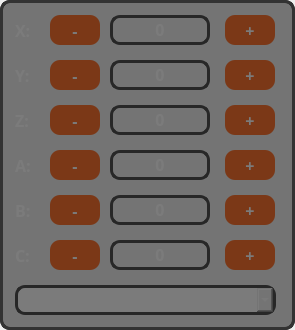
    <widget class="QFrame" name="frm_axis_control">
     <property name="geometry">
      <rect>
       <x>5</x>
       <y>405</y>
       <width>295</width>
       <height>330</height>
      </rect>
     </property>
     <property name="sizePolicy">
      <sizepolicy hsizetype="Preferred" vsizetype="Preferred">
       <horstretch>0</horstretch>
       <verstretch>0</verstretch>
      </sizepolicy>
     </property>
     <property name="styleSheet">
      <string notr="true">border-radius: 10px;
border: 3px solid #333333;</string>
     </property>
     <property name="frameShape">
      <enum>QFrame::NoFrame</enum>
     </property>
     <widget class="QPushButton" name="btn_x_plus">
      <property name="geometry">
       <rect>
        <x>225</x>
        <y>15</y>
        <width>50</width>
        <height>30</height>
       </rect>
      </property>
      <property name="sizePolicy">
       <sizepolicy hsizetype="Fixed" vsizetype="Fixed">
        <horstretch>0</horstretch>
        <verstretch>0</verstretch>
       </sizepolicy>
      </property>
      <property name="font">
       <font>
        <family>JetBrains Mono</family>
        <pointsize>12</pointsize>
        <weight>75</weight>
        <bold>true</bold>
       </font>
      </property>
      <property name="styleSheet">
       <string notr="true">QPushButton {
	background-color: #FE5C0D;
	color: #FFFFFF;
	padding: 5px;
	border-radius: 10px;
	border: none;
}
QPushButton:hover{
	background-color: rgb(254, 81, 13);
    border: 2px solid rgb(254, 174, 13);
}</string>
      </property>
      <property name="text">
       <string>+</string>
      </property>
     </widget>
     <widget class="QLabel" name="lbl_a">
      <property name="geometry">
       <rect>
        <x>15</x>
        <y>155</y>
        <width>31</width>
        <height>20</height>
       </rect>
      </property>
      <property name="font">
       <font>
        <family>JetBrains Mono</family>
        <pointsize>12</pointsize>
        <weight>75</weight>
        <bold>true</bold>
       </font>
      </property>
      <property name="styleSheet">
       <string notr="true">border: none;
color: #fff;
</string>
      </property>
      <property name="text">
       <string>A:</string>
      </property>
     </widget>
     <widget class="QPushButton" name="btn_z_minus">
      <property name="geometry">
       <rect>
        <x>50</x>
        <y>105</y>
        <width>50</width>
        <height>30</height>
       </rect>
      </property>
      <property name="sizePolicy">
       <sizepolicy hsizetype="Fixed" vsizetype="Fixed">
        <horstretch>0</horstretch>
        <verstretch>0</verstretch>
       </sizepolicy>
      </property>
      <property name="font">
       <font>
        <family>JetBrains Mono</family>
        <pointsize>12</pointsize>
        <weight>75</weight>
        <bold>true</bold>
       </font>
      </property>
      <property name="styleSheet">
       <string notr="true">QPushButton {
	background-color: #FE5C0D;
	color: #FFFFFF;
	padding: 5px;
	border-radius: 10px;
	border: none;
}
QPushButton:hover{
	background-color: rgb(254, 81, 13);
    border: 2px solid rgb(254, 174, 13);
}</string>
      </property>
      <property name="text">
       <string>-</string>
      </property>
     </widget>
     <widget class="QPushButton" name="btn_z_plus">
      <property name="geometry">
       <rect>
        <x>225</x>
        <y>105</y>
        <width>50</width>
        <height>30</height>
       </rect>
      </property>
      <property name="sizePolicy">
       <sizepolicy hsizetype="Fixed" vsizetype="Fixed">
        <horstretch>0</horstretch>
        <verstretch>0</verstretch>
       </sizepolicy>
      </property>
      <property name="font">
       <font>
        <family>JetBrains Mono</family>
        <pointsize>12</pointsize>
        <weight>75</weight>
        <bold>true</bold>
       </font>
      </property>
      <property name="styleSheet">
       <string notr="true">QPushButton {
	background-color: #FE5C0D;
	color: #FFFFFF;
	padding: 5px;
	border-radius: 10px;
	border: none;
}
QPushButton:hover{
	background-color: rgb(254, 81, 13);
    border: 2px solid rgb(254, 174, 13);
}</string>
      </property>
      <property name="text">
       <string>+</string>
      </property>
     </widget>
     <widget class="QLabel" name="lbl_c">
      <property name="geometry">
       <rect>
        <x>15</x>
        <y>245</y>
        <width>31</width>
        <height>20</height>
       </rect>
      </property>
      <property name="font">
       <font>
        <family>JetBrains Mono</family>
        <pointsize>12</pointsize>
        <weight>75</weight>
        <bold>true</bold>
       </font>
      </property>
      <property name="styleSheet">
       <string notr="true">border: none;
color: #fff;
</string>
      </property>
      <property name="text">
       <string>C:</string>
      </property>
     </widget>
     <widget class="QLabel" name="lbl_b">
      <property name="geometry">
       <rect>
        <x>15</x>
        <y>200</y>
        <width>31</width>
        <height>20</height>
       </rect>
      </property>
      <property name="font">
       <font>
        <family>JetBrains Mono</family>
        <pointsize>12</pointsize>
        <weight>75</weight>
        <bold>true</bold>
       </font>
      </property>
      <property name="styleSheet">
       <string notr="true">border: none;
color: #fff;
</string>
      </property>
      <property name="text">
       <string>B:</string>
      </property>
     </widget>
     <widget class="QComboBox" name="combo_axis_mode">
      <property name="geometry">
       <rect>
        <x>15</x>
        <y>285</y>
        <width>261</width>
        <height>30</height>
       </rect>
      </property>
      <property name="font">
       <font>
        <family>JetBrains Mono</family>
        <pointsize>12</pointsize>
        <weight>75</weight>
        <bold>true</bold>
       </font>
      </property>
      <property name="toolTip">
       <string/>
      </property>
      <property name="styleSheet">
       <string notr="true">border: 3px solid #333333;
color: #fff;</string>
      </property>
      <item>
       <property name="text">
        <string>Continuous</string>
       </property>
      </item>
      <item>
       <property name="text">
        <string>0.1000</string>
       </property>
      </item>
      <item>
       <property name="text">
        <string>0.0100</string>
       </property>
      </item>
      <item>
       <property name="text">
        <string>0.0010</string>
       </property>
      </item>
      <item>
       <property name="text">
        <string>0.0001</string>
       </property>
      </item>
     </widget>
     <widget class="QPushButton" name="btn_y_minus">
      <property name="geometry">
       <rect>
        <x>50</x>
        <y>60</y>
        <width>50</width>
        <height>30</height>
       </rect>
      </property>
      <property name="sizePolicy">
       <sizepolicy hsizetype="Fixed" vsizetype="Fixed">
        <horstretch>0</horstretch>
        <verstretch>0</verstretch>
       </sizepolicy>
      </property>
      <property name="font">
       <font>
        <family>JetBrains Mono</family>
        <pointsize>12</pointsize>
        <weight>75</weight>
        <bold>true</bold>
       </font>
      </property>
      <property name="styleSheet">
       <string notr="true">QPushButton {
	background-color: #FE5C0D;
	color: #FFFFFF;
	padding: 5px;
	border-radius: 10px;
	border: none;
}
QPushButton:hover{
	background-color: rgb(254, 81, 13);
    border: 2px solid rgb(254, 174, 13);
}</string>
      </property>
      <property name="text">
       <string>-</string>
      </property>
     </widget>
     <widget class="QLabel" name="lbl_x">
      <property name="geometry">
       <rect>
        <x>15</x>
        <y>20</y>
        <width>31</width>
        <height>20</height>
       </rect>
      </property>
      <property name="font">
       <font>
        <family>JetBrains Mono</family>
        <pointsize>12</pointsize>
        <weight>75</weight>
        <bold>true</bold>
       </font>
      </property>
      <property name="styleSheet">
       <string notr="true">border: none;
color: #fff;
</string>
      </property>
      <property name="text">
       <string>X:</string>
      </property>
     </widget>
     <widget class="QPushButton" name="btn_x_minus">
      <property name="geometry">
       <rect>
        <x>50</x>
        <y>15</y>
        <width>50</width>
        <height>30</height>
       </rect>
      </property>
      <property name="sizePolicy">
       <sizepolicy hsizetype="Fixed" vsizetype="Fixed">
        <horstretch>0</horstretch>
        <verstretch>0</verstretch>
       </sizepolicy>
      </property>
      <property name="font">
       <font>
        <family>JetBrains Mono</family>
        <pointsize>12</pointsize>
        <weight>75</weight>
        <bold>true</bold>
       </font>
      </property>
      <property name="styleSheet">
       <string notr="true">QPushButton {
	background-color: #FE5C0D;
	color: #FFFFFF;
	padding: 5px;
	border-radius: 10px;
	border: none;
}
QPushButton:hover{
	background-color: rgb(254, 81, 13);
    border: 2px solid rgb(254, 174, 13);
}</string>
      </property>
      <property name="text">
       <string>-</string>
      </property>
     </widget>
     <widget class="QPushButton" name="btn_a_minus">
      <property name="geometry">
       <rect>
        <x>50</x>
        <y>150</y>
        <width>50</width>
        <height>30</height>
       </rect>
      </property>
      <property name="sizePolicy">
       <sizepolicy hsizetype="Fixed" vsizetype="Fixed">
        <horstretch>0</horstretch>
        <verstretch>0</verstretch>
       </sizepolicy>
      </property>
      <property name="font">
       <font>
        <family>JetBrains Mono</family>
        <pointsize>12</pointsize>
        <weight>75</weight>
        <bold>true</bold>
       </font>
      </property>
      <property name="styleSheet">
       <string notr="true">QPushButton {
	background-color: #FE5C0D;
	color: #FFFFFF;
	padding: 5px;
	border-radius: 10px;
	border: none;
}
QPushButton:hover{
	background-color: rgb(254, 81, 13);
    border: 2px solid rgb(254, 174, 13);
}</string>
      </property>
      <property name="text">
       <string>-</string>
      </property>
     </widget>
     <widget class="QPushButton" name="btn_b_minus">
      <property name="geometry">
       <rect>
        <x>50</x>
        <y>195</y>
        <width>50</width>
        <height>30</height>
       </rect>
      </property>
      <property name="sizePolicy">
       <sizepolicy hsizetype="Fixed" vsizetype="Fixed">
        <horstretch>0</horstretch>
        <verstretch>0</verstretch>
       </sizepolicy>
      </property>
      <property name="font">
       <font>
        <family>JetBrains Mono</family>
        <pointsize>12</pointsize>
        <weight>75</weight>
        <bold>true</bold>
       </font>
      </property>
      <property name="styleSheet">
       <string notr="true">QPushButton {
	background-color: #FE5C0D;
	color: #FFFFFF;
	padding: 5px;
	border-radius: 10px;
	border: none;
}
QPushButton:hover{
	background-color: rgb(254, 81, 13);
    border: 2px solid rgb(254, 174, 13);
}</string>
      </property>
      <property name="text">
       <string>-</string>
      </property>
     </widget>
     <widget class="QPushButton" name="btn_y_plus">
      <property name="geometry">
       <rect>
        <x>225</x>
        <y>60</y>
        <width>50</width>
        <height>30</height>
       </rect>
      </property>
      <property name="sizePolicy">
       <sizepolicy hsizetype="Fixed" vsizetype="Fixed">
        <horstretch>0</horstretch>
        <verstretch>0</verstretch>
       </sizepolicy>
      </property>
      <property name="font">
       <font>
        <family>JetBrains Mono</family>
        <pointsize>12</pointsize>
        <weight>75</weight>
        <bold>true</bold>
       </font>
      </property>
      <property name="styleSheet">
       <string notr="true">QPushButton {
	background-color: #FE5C0D;
	color: #FFFFFF;
	padding: 5px;
	border-radius: 10px;
	border: none;
}
QPushButton:hover{
	background-color: rgb(254, 81, 13);
    border: 2px solid rgb(254, 174, 13);
}</string>
      </property>
      <property name="text">
       <string>+</string>
      </property>
     </widget>
     <widget class="QPushButton" name="btn_c_minus">
      <property name="geometry">
       <rect>
        <x>50</x>
        <y>240</y>
        <width>50</width>
        <height>30</height>
       </rect>
      </property>
      <property name="sizePolicy">
       <sizepolicy hsizetype="Fixed" vsizetype="Fixed">
        <horstretch>0</horstretch>
        <verstretch>0</verstretch>
       </sizepolicy>
      </property>
      <property name="font">
       <font>
        <family>JetBrains Mono</family>
        <pointsize>12</pointsize>
        <weight>75</weight>
        <bold>true</bold>
       </font>
      </property>
      <property name="styleSheet">
       <string notr="true">QPushButton {
	background-color: #FE5C0D;
	color: #FFFFFF;
	padding: 5px;
	border-radius: 10px;
	border: none;
}
QPushButton:hover{
	background-color: rgb(254, 81, 13);
    border: 2px solid rgb(254, 174, 13);
}</string>
      </property>
      <property name="text">
       <string>-</string>
      </property>
     </widget>
     <widget class="QLabel" name="lbl_z">
      <property name="geometry">
       <rect>
        <x>15</x>
        <y>110</y>
        <width>31</width>
        <height>20</height>
       </rect>
      </property>
      <property name="font">
       <font>
        <family>JetBrains Mono</family>
        <pointsize>12</pointsize>
        <weight>75</weight>
        <bold>true</bold>
       </font>
      </property>
      <property name="styleSheet">
       <string notr="true">border: none;
color: #fff;
</string>
      </property>
      <property name="text">
       <string>Z:</string>
      </property>
     </widget>
     <widget class="QPushButton" name="btn_c_plus">
      <property name="geometry">
       <rect>
        <x>225</x>
        <y>240</y>
        <width>50</width>
        <height>30</height>
       </rect>
      </property>
      <property name="sizePolicy">
       <sizepolicy hsizetype="Fixed" vsizetype="Fixed">
        <horstretch>0</horstretch>
        <verstretch>0</verstretch>
       </sizepolicy>
      </property>
      <property name="font">
       <font>
        <family>JetBrains Mono</family>
        <pointsize>12</pointsize>
        <weight>75</weight>
        <bold>true</bold>
       </font>
      </property>
      <property name="styleSheet">
       <string notr="true">QPushButton {
	background-color: #FE5C0D;
	color: #FFFFFF;
	padding: 5px;
	border-radius: 10px;
	border: none;
}
QPushButton:hover{
	background-color: rgb(254, 81, 13);
    border: 2px solid rgb(254, 174, 13);
}</string>
      </property>
      <property name="text">
       <string>+</string>
      </property>
     </widget>
     <widget class="QPushButton" name="btn_b_plus">
      <property name="geometry">
       <rect>
        <x>225</x>
        <y>195</y>
        <width>50</width>
        <height>30</height>
       </rect>
      </property>
      <property name="sizePolicy">
       <sizepolicy hsizetype="Fixed" vsizetype="Fixed">
        <horstretch>0</horstretch>
        <verstretch>0</verstretch>
       </sizepolicy>
      </property>
      <property name="font">
       <font>
        <family>JetBrains Mono</family>
        <pointsize>12</pointsize>
        <weight>75</weight>
        <bold>true</bold>
       </font>
      </property>
      <property name="styleSheet">
       <string notr="true">QPushButton {
	background-color: #FE5C0D;
	color: #FFFFFF;
	padding: 5px;
	border-radius: 10px;
	border: none;
}
QPushButton:hover{
	background-color: rgb(254, 81, 13);
    border: 2px solid rgb(254, 174, 13);
}</string>
      </property>
      <property name="text">
       <string>+</string>
      </property>
     </widget>
     <widget class="QLabel" name="lbl_y">
      <property name="geometry">
       <rect>
        <x>15</x>
        <y>65</y>
        <width>31</width>
        <height>20</height>
       </rect>
      </property>
      <property name="font">
       <font>
        <family>JetBrains Mono</family>
        <pointsize>12</pointsize>
        <weight>75</weight>
        <bold>true</bold>
       </font>
      </property>
      <property name="styleSheet">
       <string notr="true">border: none;
color: #fff;
</string>
      </property>
      <property name="text">
       <string>Y:</string>
      </property>
     </widget>
     <widget class="QPushButton" name="btn_a_plus">
      <property name="geometry">
       <rect>
        <x>225</x>
        <y>150</y>
        <width>50</width>
        <height>30</height>
       </rect>
      </property>
      <property name="sizePolicy">
       <sizepolicy hsizetype="Fixed" vsizetype="Fixed">
        <horstretch>0</horstretch>
        <verstretch>0</verstretch>
       </sizepolicy>
      </property>
      <property name="font">
       <font>
        <family>JetBrains Mono</family>
        <pointsize>12</pointsize>
        <weight>75</weight>
        <bold>true</bold>
       </font>
      </property>
      <property name="styleSheet">
       <string notr="true">QPushButton {
	background-color: #FE5C0D;
	color: #FFFFFF;
	padding: 5px;
	border-radius: 10px;
	border: none;
}
QPushButton:hover{
	background-color: rgb(254, 81, 13);
    border: 2px solid rgb(254, 174, 13);
}</string>
      </property>
      <property name="text">
       <string>+</string>
      </property>
     </widget>
     <widget class="QFrame" name="axis_control_overlay">
      <property name="geometry">
       <rect>
        <x>0</x>
        <y>0</y>
        <width>295</width>
        <height>330</height>
       </rect>
      </property>
      <property name="styleSheet">
       <string notr="true">background-color: rgba(30, 30, 30, 150);
border-radius: 10px;
border: 3px solid #333333;</string>
      </property>
      <property name="frameShape">
       <enum>QFrame::StyledPanel</enum>
      </property>
      <property name="frameShadow">
       <enum>QFrame::Raised</enum>
      </property>
     </widget>
     <widget class="QLabel" name="txt_x_pos">
      <property name="geometry">
       <rect>
        <x>110</x>
        <y>15</y>
        <width>100</width>
        <height>30</height>
       </rect>
      </property>
      <property name="font">
       <font>
        <family>JetBrains Mono</family>
        <pointsize>12</pointsize>
        <weight>75</weight>
        <bold>true</bold>
       </font>
      </property>
      <property name="styleSheet">
       <string notr="true">border-radius: 10px;
color: #fff;
qproperty-alignment: 'AlignHCenter';
border: 3px solid #333333;
</string>
      </property>
      <property name="text">
       <string>0</string>
      </property>
      <property name="alignment">
       <set>Qt::AlignHCenter</set>
      </property>
     </widget>
     <widget class="QLabel" name="txt_y_pos">
      <property name="geometry">
       <rect>
        <x>110</x>
        <y>60</y>
        <width>100</width>
        <height>30</height>
       </rect>
      </property>
      <property name="font">
       <font>
        <family>JetBrains Mono</family>
        <pointsize>12</pointsize>
        <weight>75</weight>
        <bold>true</bold>
       </font>
      </property>
      <property name="styleSheet">
       <string notr="true">border-radius: 10px;
color: #fff;
qproperty-alignment: 'AlignHCenter';
border: 3px solid #333333;
</string>
      </property>
      <property name="text">
       <string>0</string>
      </property>
      <property name="alignment">
       <set>Qt::AlignHCenter</set>
      </property>
     </widget>
     <widget class="QLabel" name="txt_z_pos">
      <property name="geometry">
       <rect>
        <x>110</x>
        <y>105</y>
        <width>100</width>
        <height>30</height>
       </rect>
      </property>
      <property name="font">
       <font>
        <family>JetBrains Mono</family>
        <pointsize>12</pointsize>
        <weight>75</weight>
        <bold>true</bold>
       </font>
      </property>
      <property name="styleSheet">
       <string notr="true">border-radius: 10px;
color: #fff;
qproperty-alignment: 'AlignHCenter';
border: 3px solid #333333;
</string>
      </property>
      <property name="text">
       <string>0</string>
      </property>
      <property name="alignment">
       <set>Qt::AlignHCenter</set>
      </property>
     </widget>
     <widget class="QLabel" name="txt_a_pos">
      <property name="geometry">
       <rect>
        <x>110</x>
        <y>150</y>
        <width>100</width>
        <height>30</height>
       </rect>
      </property>
      <property name="font">
       <font>
        <family>JetBrains Mono</family>
        <pointsize>12</pointsize>
        <weight>75</weight>
        <bold>true</bold>
       </font>
      </property>
      <property name="styleSheet">
       <string notr="true">border-radius: 10px;
color: #fff;
qproperty-alignment: 'AlignHCenter';
border: 3px solid #333333;
</string>
      </property>
      <property name="text">
       <string>0</string>
      </property>
      <property name="alignment">
       <set>Qt::AlignHCenter</set>
      </property>
     </widget>
     <widget class="QLabel" name="txt_b_pos">
      <property name="geometry">
       <rect>
        <x>110</x>
        <y>195</y>
        <width>100</width>
        <height>30</height>
       </rect>
      </property>
      <property name="font">
       <font>
        <family>JetBrains Mono</family>
        <pointsize>12</pointsize>
        <weight>75</weight>
        <bold>true</bold>
       </font>
      </property>
      <property name="styleSheet">
       <string notr="true">border-radius: 10px;
color: #fff;
qproperty-alignment: 'AlignHCenter';
border: 3px solid #333333;
</string>
      </property>
      <property name="text">
       <string>0</string>
      </property>
      <property name="alignment">
       <set>Qt::AlignHCenter</set>
      </property>
     </widget>
     <widget class="QLabel" name="txt_c_pos">
      <property name="geometry">
       <rect>
        <x>110</x>
        <y>240</y>
        <width>100</width>
        <height>30</height>
       </rect>
      </property>
      <property name="font">
       <font>
        <family>JetBrains Mono</family>
        <pointsize>12</pointsize>
        <weight>75</weight>
        <bold>true</bold>
       </font>
      </property>
      <property name="styleSheet">
       <string notr="true">border-radius: 10px;
color: #fff;
qproperty-alignment: 'AlignHCenter';
border: 3px solid #333333;
</string>
      </property>
      <property name="text">
       <string>0</string>
      </property>
      <property name="alignment">
       <set>Qt::AlignHCenter</set>
      </property>
     </widget>
     <zorder>btn_x_plus</zorder>
     <zorder>lbl_a</zorder>
     <zorder>btn_z_minus</zorder>
     <zorder>btn_z_plus</zorder>
     <zorder>lbl_c</zorder>
     <zorder>lbl_b</zorder>
     <zorder>combo_axis_mode</zorder>
     <zorder>btn_y_minus</zorder>
     <zorder>lbl_x</zorder>
     <zorder>btn_x_minus</zorder>
     <zorder>btn_a_minus</zorder>
     <zorder>btn_b_minus</zorder>
     <zorder>btn_y_plus</zorder>
     <zorder>btn_c_minus</zorder>
     <zorder>lbl_z</zorder>
     <zorder>btn_c_plus</zorder>
     <zorder>btn_b_plus</zorder>
     <zorder>lbl_y</zorder>
     <zorder>btn_a_plus</zorder>
     <zorder>txt_x_pos</zorder>
     <zorder>txt_y_pos</zorder>
     <zorder>txt_z_pos</zorder>
     <zorder>txt_a_pos</zorder>
     <zorder>txt_b_pos</zorder>
     <zorder>txt_c_pos</zorder>
     <zorder>axis_control_overlay</zorder>
    </widget>
